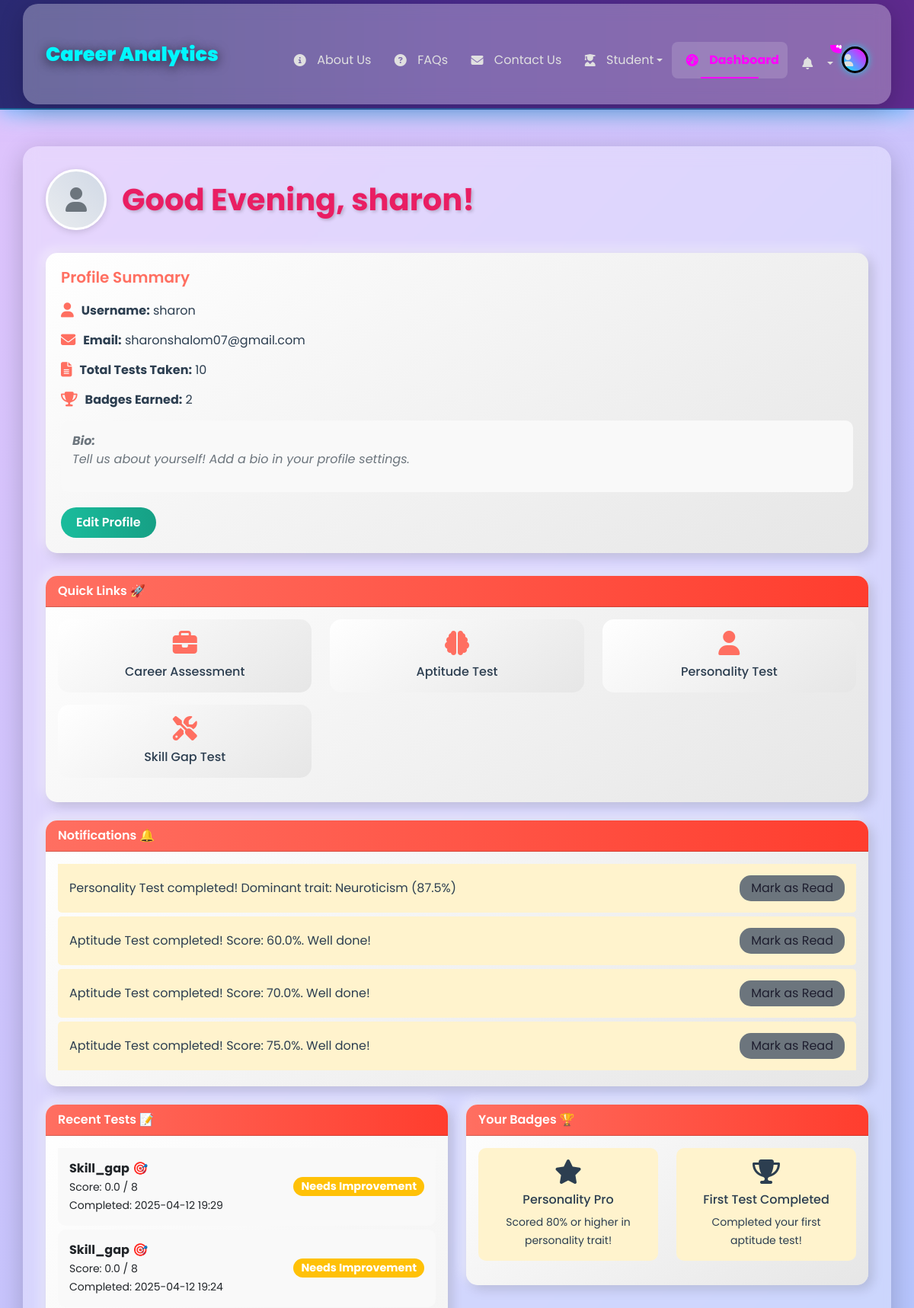
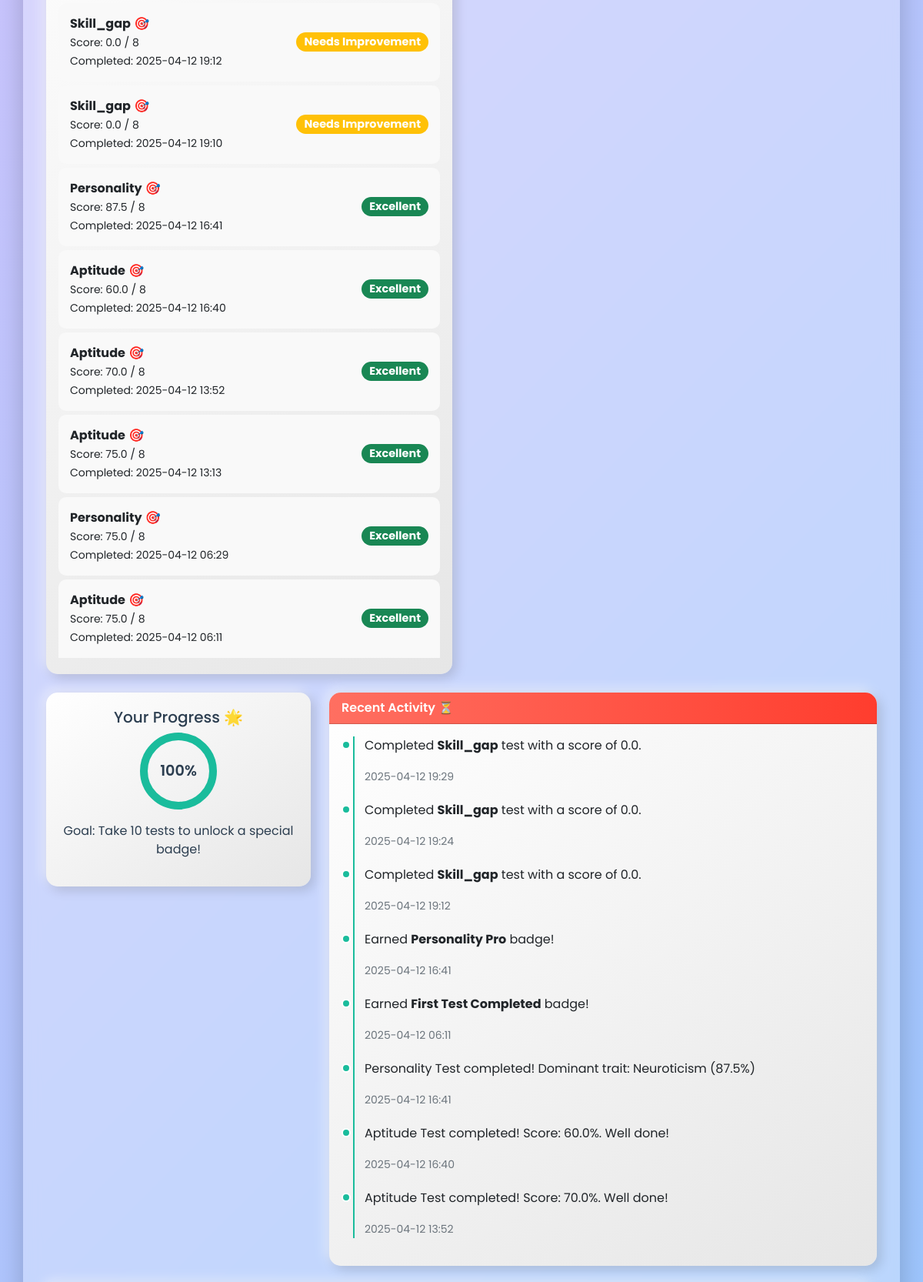
The page /dashboard (signed in, upper part) on the database its author committed (2 pictures, top to bottom).
### app.py (models this page shows)
class User(UserMixin, db.Model):
    id = db.Column(db.Integer, primary_key=True)
    username = db.Column(db.String(150), unique=True, nullable=False)
    password = db.Column(db.String(150), nullable=False)
    email = db.Column(db.String(150), unique=True, nullable=True)
    animations_enabled = db.Column(db.Boolean, default=True, nullable=False)
    created_at = db.Column(
        db.DateTime(timezone=True),
        nullable=False,
        default=lambda: datetime.now(timezone.utc)
    )
    updated_at = db.Column(
        db.DateTime(timezone=True),
        nullable=False,
        default=lambda: datetime.now(timezone.utc),
        onupdate=lambda: datetime.now(timezone.utc)
    )
    theme = db.Column(db.String(10), default='light', nullable=False)  # For theme preference
    notify_test_reminders = db.Column(db.Boolean, default=True, nullable=False)  # Notification preferences
    notify_badge_earned = db.Column(db.Boolean, default=True, nullable=False)
    notify_progress_updates = db.Column(db.Boolean, default=True, nullable=False)
    email_notifications = db.Column(db.Boolean, default=True, nullable=False)  # Email preferences
    email_newsletters = db.Column(db.Boolean, default=False, nullable=False)
    profile_visibility = db.Column(db.String(10), default='public', nullable=False)  # Profile visibility
    preferred_test_categories = db.Column(db.JSON, default=lambda: [], nullable=False)
    mobile_number = db.Column(db.String(20), nullable=True)# Preferred test categories
    pin_code = db.Column(db.String(10), nullable=True)
    dob = db.Column(db.Date, nullable=True)
    bio= db.Column(db.Text,        nullable=True)
    tests = db.relationship('TestResult', backref='user', lazy=True)
    badges = db.relationship('Badge', backref='user', lazy=True)
    notifications = db.relationship('Notification', backref='user', lazy=True)
    aptitude_scores = db.Column(db.JSON, default="{}", nullable=False)  # Changed to string default
    personality_scores = db.Column(db.JSON, default="{}", nullable=False)  # Changed to string default
    skill_gap_scores = db.Column(db.JSON, default="{}", nullable=False)  # Added field with default
    skill_gap_completed_at = db.Column(db.DateTime)
    top_careers = db.Column(db.Text)  # Add this line
    resumes = db.relationship('Resume', backref='user', lazy=True)

class Notification(db.Model):
    id = db.Column(db.Integer, primary_key=True)
    user_id = db.Column(db.Integer, db.ForeignKey('user.id'), nullable=False)
    message = db.Column(db.String(200), nullable=False)
    type = db.Column(db.String(50), nullable=False)
    is_read = db.Column(db.Boolean, default=False)
    date = db.Column(db.DateTime, default=lambda: datetime.now(timezone.utc))

class TestResult(db.Model):
    id = db.Column(db.Integer, primary_key=True)
    user_id = db.Column(db.Integer, db.ForeignKey('user.id'), nullable=False)
    test_type = db.Column(db.String(50), nullable=False)
    score = db.Column(db.Float, nullable=False)
    time_spent = db.Column(db.Integer, nullable=True)
    details = db.Column(db.Text, nullable=True)
    completed_at = db.Column(db.DateTime, default=lambda: datetime.now(timezone.utc))

class Badge(db.Model):
    id = db.Column(db.Integer, primary_key=True)
    user_id = db.Column(db.Integer, db.ForeignKey('user.id'), nullable=False)
    name = db.Column(db.String(100), nullable=False)
    description = db.Column(db.String(200), nullable=False)
    icon = db.Column(db.String(50), nullable=False)
    date_earned = db.Column(db.DateTime, default=lambda: datetime.now(timezone.utc))

### app.py (the view)
@app.route('/dashboard')
@login_required
def dashboard():
    tests = TestResult.query.filter_by(user_id=current_user.id).order_by(TestResult.completed_at.desc()).all()
    badges = Badge.query.filter_by(user_id=current_user.id).order_by(Badge.date_earned.desc()).limit(5).all()
    notifications = Notification.query.filter_by(user_id=current_user.id, is_read=False).order_by(Notification.date.desc()).limit(5).all()
    completed_tests = session.get('completed_tests', [t.test_type for t in tests])
    test_results = session.get('test_results', {})
    for test in tests:
        if test.test_type not in test_results:
            test_results[test.test_type] = {'score': test.score}
    session['test_results'] = test_results
    test_labels = [test.completed_at.strftime('%Y-%m-%d') for test in tests]
    test_scores = [test.score for test in tests]
    recent_tests = [t for t in tests if t.test_type in ['aptitude', 'personality', 'skill_gap']]
    max_score = 10  # Adjust based on your scoring system
    recommendation = "Take more tests to improve your skills!" if len(recent_tests) < 3 else "Great job! Consider exploring career matches."
    return render_template('dashboard.html',
                          user=current_user,
                          tests=tests,
                          recent_tests=recent_tests,
                          badges=badges,
                          notifications=notifications,
                          completed_tests=completed_tests,
                          test_results=test_results,
                          test_labels=test_labels,
                          test_scores=test_scores,
                          max_score=max_score,
                          recommendation=recommendation,
                          active_page='dashboard')

### templates/dashboard.html (shortened to what this page needs)
{% extends "base.html" %}
{% block content %}
<div class="container mt-5 mb-5">
    <div class="dashboard-header-section">
        <a href="{{ url_for('profile') }}" class="user-avatar">
            {% if user.profile_image and user.profile_image != 'images/default_profile.jpg' %}
                <img src="{{ url_for('static', filename=user.profile_image) }}" alt="{{ user.username }}'s Profile Image">
            {% else %}
                <i class="fas fa-user"></i>
            {% endif %}
        </a>
        <h1 class="dashboard-header" id="greeting">Welcome, {{ user.username }}! 👋</h1>
    </div>
    <div class="profile-summary">
        <h5>Profile Summary</h5>
        <div class="summary-item">
            <i class="fas fa-user"></i>
            <span><strong>Username:</strong> {{ user.username }}</span>
        </div>
        <div class="summary-item">
            <i class="fas fa-envelope"></i>
            <span><strong>Email:</strong> {{ user.email }}</span>
        </div>
        <div class="summary-item">
            <i class="fas fa-file-alt"></i>
            <span><strong>Total Tests Taken:</strong> {{ recent_tests|length }}</span>
        </div>
        <div class="summary-item">
            <i class="fas fa-trophy"></i>
            <span><strong>Badges Earned:</strong> {{ badges|length }}</span>
        </div>
        <div class="bio">
            <strong>Bio:</strong>
            {% if user.bio and user.bio.strip() %}
                <p>{{ user.bio }}</p>
            {% else %}
                <p class="text-muted">Tell us about yourself! Add a bio in your profile settings.</p>
            {% endif %}
        </div>
        <a href="{{ url_for('profile') }}" class="btn btn-edit-profile">Edit Profile</a>
    </div>
    <div class="card mb-4">
        <div class="card-header">Quick Links 🚀</div>
        <div class="card-body">
            <div class="row">
                <div class="col-md-4 mb-3">
                    <div class="quick-link-card">
                        <i class="fas fa-briefcase"></i>
                        <div><a href="{{ url_for('career_assessment') }}">Career Assessment</a></div>
                    </div>
                </div>
                <div class="col-md-4 mb-3">
                    <div class="quick-link-card">
                        <i class="fas fa-brain"></i>
                        <div><a href="{{ url_for('test', type='aptitude') }}">Aptitude Test</a></div>
                    </div>
                </div>
                <div class="col-md-4 mb-3">
                    <div class="quick-link-card">
                        <i class="fas fa-user"></i>
                        <div><a href="{{ url_for('test', type='personality') }}">Personality Test</a></div>
                    </div>
                </div>
                <div class="col-md-4 mb-3">
                    <div class="quick-link-card">
                        <i class="fas fa-tools"></i>
                        <div><a href="{{ url_for('interest_test') }}">Skill Gap Test</a></div>
                    </div>
                </div>
            </div>
        </div>
    </div>
    {% if notifications %}
        <div class="card mb-4">
            <div class="card-header">Notifications 🔔</div>
            <div class="card-body">
                <ul class="list-group list-group-flush">
                    {% for notification in notifications %}
                        <li class="list-group-item notification-item d-flex justify-content-between align-items-center" data-notification-id="{{ notification.id }}">
                            <span>{{ notification.message }}</span>
                            <button class="btn btn-mark-read mark-read" data-id="{{ notification.id }}">Mark as Read</button>
                        </li>
                    {% endfor %}
                </ul>
            </div>
        </div>
    {% endif %}
    <div class="row">
        <div class="col-md-6 mb-4">
            <div class="card" data-bs-toggle="tooltip" data-bs-placement="top" title="Take tests to track your progress!">
                <div class="card-header">Recent Tests 📝</div>
                <div class="card-body">
                    {% if recent_tests %}
                        <ul class="list-group list-group-flush">
                            {% for test in recent_tests %}
                                <li class="list-group-item">
                                    <div>
                                        <strong>{{ test.test_type | capitalize }}</strong> 🎯<br>
                                        <small>Score: {{ test.score }} / {{ 9 if test.test_type == 'sample' else 8 }}</small><br>
                                        <small>Completed: {{ test.completed_at.strftime('%Y-%m-%d %H:%M') }}</small>
                                    </div>
                                    <span class="badge score-badge bg-{{ 'success' if test.score >= 6 else 'warning' }} rounded-pill">
                                        {{ 'Excellent' if test.score >= 6 else 'Needs Improvement' }}
                                    </span>
                                </li>
                            {% endfor %}
                        </ul>
                    {% else %}
                        <p>No tests taken yet. Start your journey now! 🚀</p>
                        <a href="{{ url_for('test', type='sample') }}" class="btn btn-take-test">Take a Test</a>
                    {% endif %}
                </div>
            </div>
        </div>
        <div class="col-md-6 mb-4">
            <div class="card" data-bs-toggle="tooltip" data-bs-placement="top" title="Earn badges by completing tests and achieving milestones!">
                <div class="card-header">Your Badges 🏆</div>
                <div class="card-body">
                    {% if badges %}
                        <div class="row">
                            {% for badge in badges %}
                                <div class="col-6 mb-3">
                                    <div class="badge-item text-center">
                                        <i class="{{ badge.icon }} fa-2x"></i>
                                        <h6 class="mt-2">{{ badge.name }}</h6>
                                        <small>{{ badge.description }}</small>
                                    </div>
                                </div>
                            {% endfor %}
                        </div>
                    {% else %}
                        <p>No badges earned yet. Keep taking tests to earn some! 🌟</p>
                    {% endif %}
                </div>
            </div>
        </div>
    </div>
    <div class="row mb-4">
        <div class="col-md-4">
            <div class="progress-overview">
                <h5>Your Progress 🌟</h5>
                <div class="progress-circle">
                    <svg>
                        <circle class="bg" cx="50" cy="50" r="45"></circle>
                        <circle class="fg" cx="50" cy="50" r="45" style="--progress: {{ (recent_tests|length * 10)|round|int }}"></circle>
                    </svg>
                    <span>{{ (recent_tests|length * 10)|round|int }}%</span>
                </div>
                <p class="mt-3">Goal: Take 10 tests to unlock a special badge!</p>
            </div>
        </div>
        <div class="col-md-8">
            <div class="card">
                <div class="card-header">Recent Activity ⏳</div>
                <div class="card-body">
                    <div class="timeline">
                        {% if tests or badges or notifications %}
                            {% for test in tests[:3] %}
                                <div class="timeline-item">
                                    <p>Completed <strong>{{ test.test_type | capitalize }}</strong> test with a score of {{ test.score }}.</p>
                                    <small>{{ test.completed_at.strftime('%Y-%m-%d %H:%M') }}</small>
                                </div>
                            {% endfor %}
                            {% for badge in badges[:3] %}
                                <div class="timeline-item">
                                    <p>Earned <strong>{{ badge.name }}</strong> badge!</p>
                                    <small>{{ badge.date_earned.strftime('%Y-%m-%d %H:%M') }}</small>
                                </div>
                            {% endfor %}
                            {% for notification in notifications[:3] %}
                                <div class="timeline-item">
                                    <p>{{ notification.message }}</p>
                                    <small>{{ notification.date.strftime('%Y-%m-%d %H:%M') }}</small>
                                </div>
                            {% endfor %}
                        {% else %}
                            <p>No recent activity. Start by taking a test! 🚀</p>
                        {% endif %}
                    </div>
                </div>
            </div>
        </div>
    </div>
</div>
{% endblock %}

### rows shown on the page
User: username "sharon", email "sharonshalom07@gmail.com"
Notification: message "Personality Test completed! Dominant trait: Neuroticism (87.5%)", date "2025-04-12 16:41"
Notification: message "Aptitude Test completed! Score: 60.0%. Well done!", date "2025-04-12 16:40"
Notification: message "Aptitude Test completed! Score: 70.0%. Well done!", date "2025-04-12 13:52"
Notification: message "Aptitude Test completed! Score: 75.0%. Well done!"
TestResult: test_type "Skill_gap", score "0.0", test_type "8", completed_at "2025-04-12 19:29", score "Needs Improvement"
TestResult: test_type "Skill_gap", score "0.0", test_type "8", completed_at "2025-04-12 19:24", score "Needs Improvement"
TestResult: test_type "Skill_gap", score "0.0", test_type "8", completed_at "2025-04-12 19:12", score "Needs Improvement"
TestResult: test_type "Skill_gap", score "0.0", test_type "8", completed_at "2025-04-12 19:10", score "Needs Improvement"
TestResult: test_type "Personality", score "87.5", test_type "8", completed_at "2025-04-12 16:41", score "Excellent"
TestResult: test_type "Aptitude", score "60.0", test_type "8", completed_at "2025-04-12 16:40", score "Excellent"
TestResult: test_type "Aptitude", score "70.0", test_type "8", completed_at "2025-04-12 13:52", score "Excellent"
TestResult: test_type "Aptitude", score "75.0", test_type "8", completed_at "2025-04-12 13:13", score "Excellent"
TestResult: test_type "Personality", score "75.0", test_type "8", completed_at "2025-04-12 06:29", score "Excellent"
TestResult: test_type "Aptitude", score "75.0", test_type "8", completed_at "2025-04-12 06:11", score "Excellent"
Badge: name "Personality Pro", description "Scored 80% or higher in personality trait!", date_earned "2025-04-12 16:41"
Badge: name "First Test Completed", description "Completed your first aptitude test!", date_earned "2025-04-12 06:11"

### other values the page prints
{{ recent_tests|length }} "10"
{{ badges|length }} "2"
{{ (recent_tests|length * 10)|round|int }} "100"
